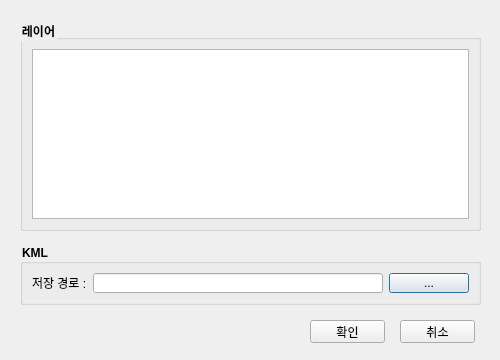
<?xml version="1.0" encoding="UTF-8"?>
<ui version="4.0">
 <class>Dialog</class>
 <widget class="QDialog" name="Dialog">
  <property name="geometry">
   <rect>
    <x>0</x>
    <y>0</y>
    <width>500</width>
    <height>360</height>
   </rect>
  </property>
  <property name="minimumSize">
   <size>
    <width>500</width>
    <height>360</height>
   </size>
  </property>
  <property name="maximumSize">
   <size>
    <width>500</width>
    <height>360</height>
   </size>
  </property>
  <property name="windowTitle">
   <string>KML 내보내기</string>
  </property>
  <property name="styleSheet">
   <string notr="true">QGroupBox { font-weight:bold; }</string>
  </property>
  <widget class="QGroupBox" name="groupBox_2">
   <property name="geometry">
    <rect>
     <x>20</x>
     <y>244</y>
     <width>461</width>
     <height>61</height>
    </rect>
   </property>
   <property name="title">
    <string>KML</string>
   </property>
   <layout class="QGridLayout" name="gridLayout_3">
    <item row="0" column="0">
     <widget class="QLabel" name="label_4">
      <property name="text">
       <string>저장 경로 :</string>
      </property>
     </widget>
    </item>
    <item row="0" column="1">
     <widget class="QLineEdit" name="lineEdit_SavePath"/>
    </item>
    <item row="0" column="2">
     <widget class="QPushButton" name="pushButton_SetSavePath">
      <property name="text">
       <string>...</string>
      </property>
     </widget>
    </item>
   </layout>
  </widget>
  <widget class="QGroupBox" name="groupBox">
   <property name="geometry">
    <rect>
     <x>20</x>
     <y>20</y>
     <width>461</width>
     <height>211</height>
    </rect>
   </property>
   <property name="title">
    <string>레이어</string>
   </property>
   <layout class="QGridLayout" name="gridLayout_4">
    <item row="0" column="0" rowspan="2" colspan="2">
     <widget class="QListView" name="listView_Layers">
      <property name="selectionMode">
       <enum>QAbstractItemView::ExtendedSelection</enum>
      </property>
     </widget>
    </item>
   </layout>
  </widget>
  <widget class="QPushButton" name="pushButton_Cancel">
   <property name="geometry">
    <rect>
     <x>400</x>
     <y>320</y>
     <width>75</width>
     <height>23</height>
    </rect>
   </property>
   <property name="text">
    <string>취소</string>
   </property>
  </widget>
  <widget class="QPushButton" name="pushButton_OK">
   <property name="geometry">
    <rect>
     <x>310</x>
     <y>320</y>
     <width>75</width>
     <height>23</height>
    </rect>
   </property>
   <property name="text">
    <string>확인</string>
   </property>
  </widget>
 </widget>
 <resources/>
 <connections/>
</ui>
